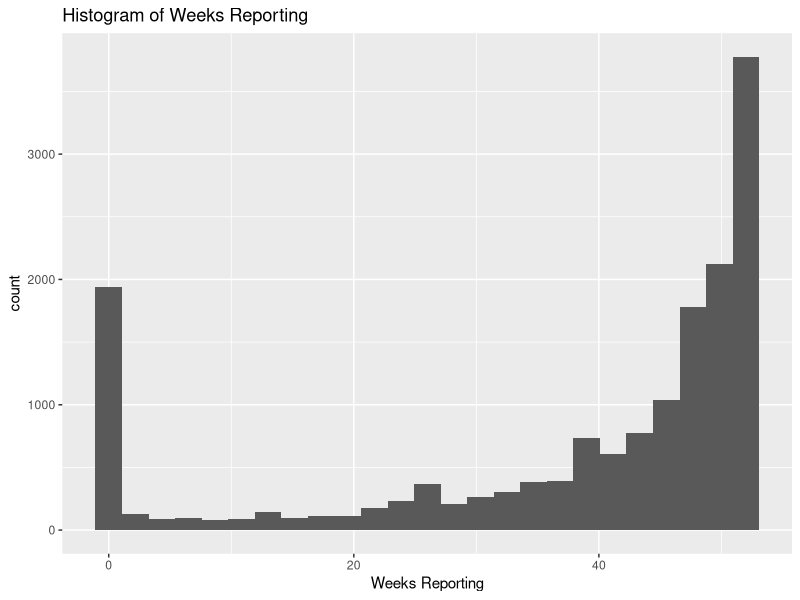
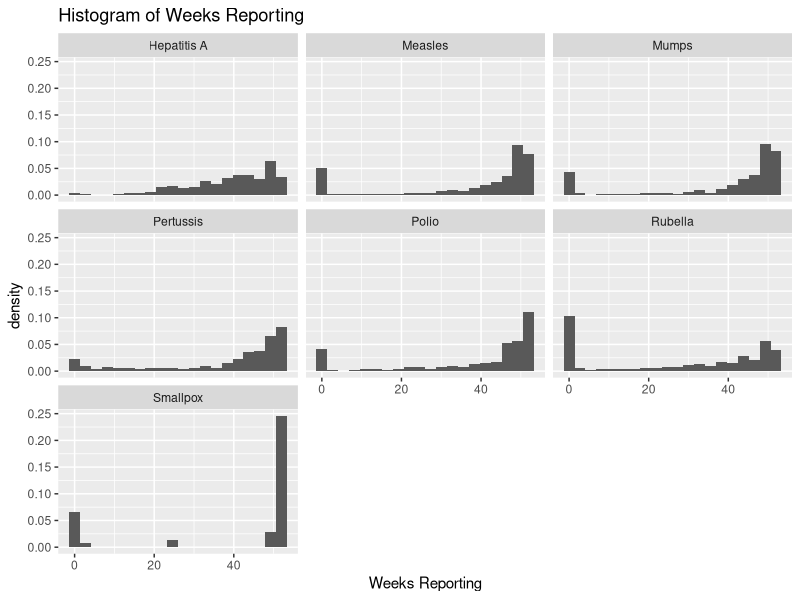
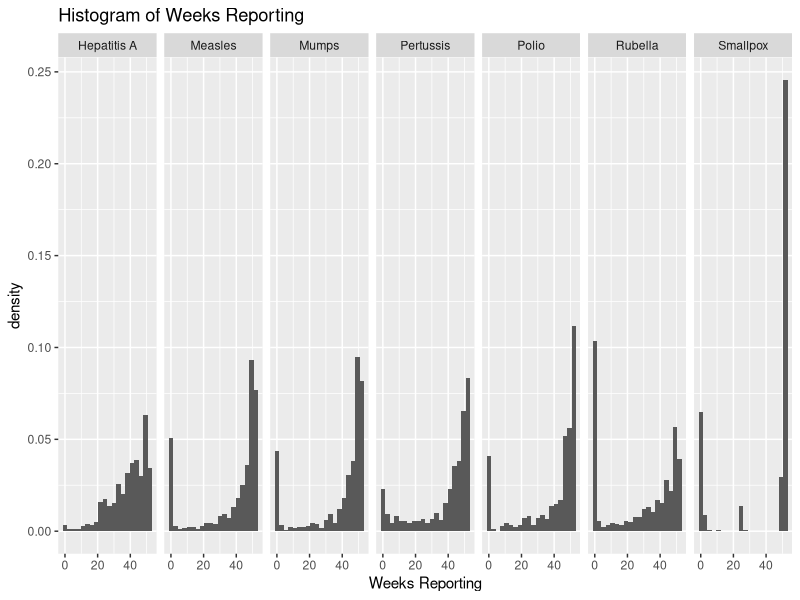
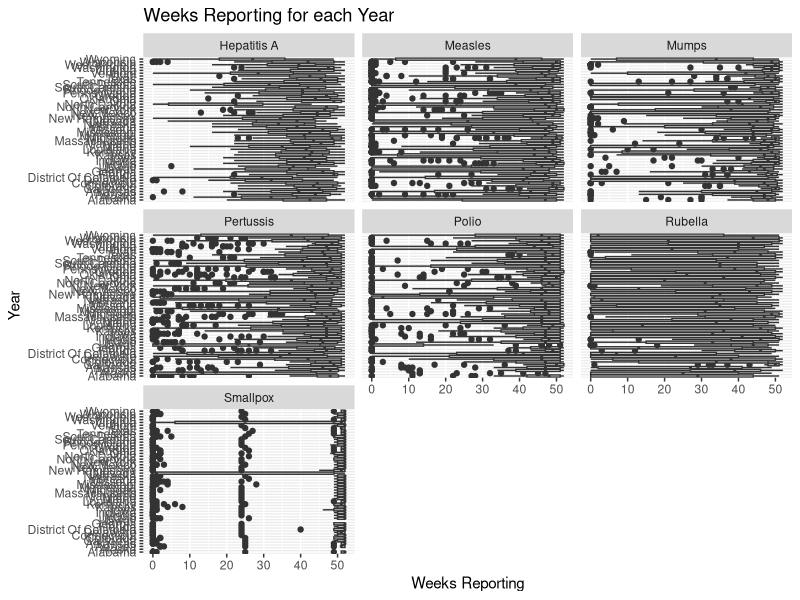
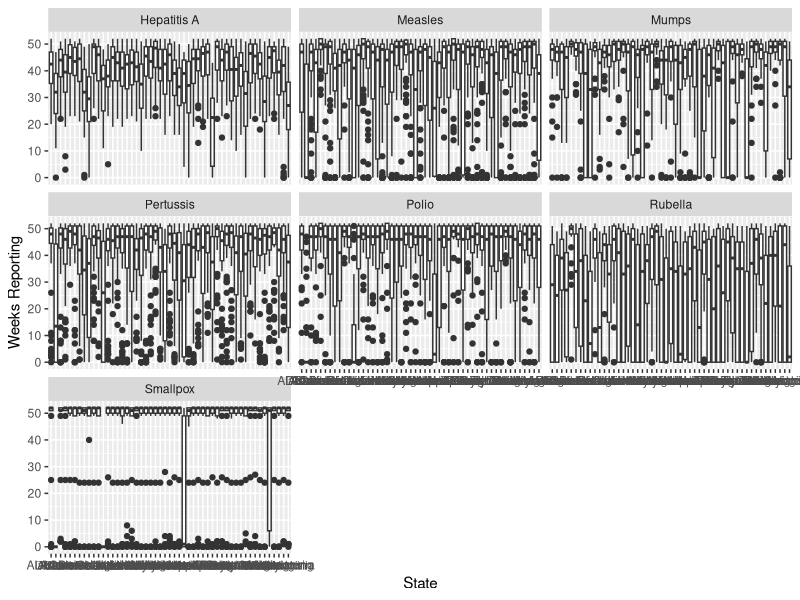
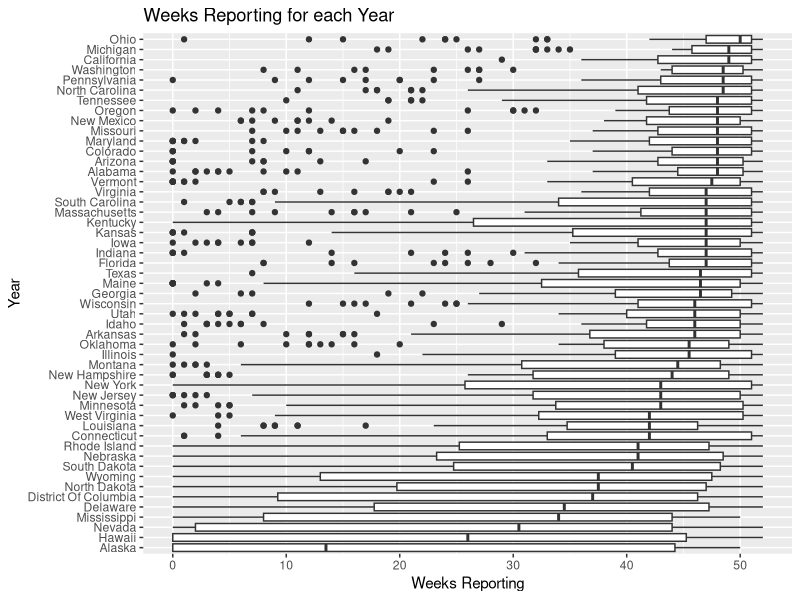
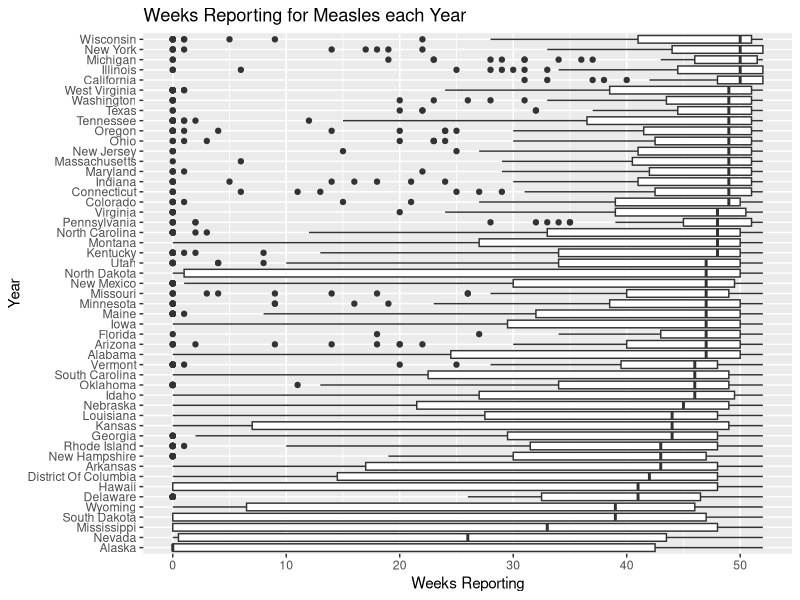
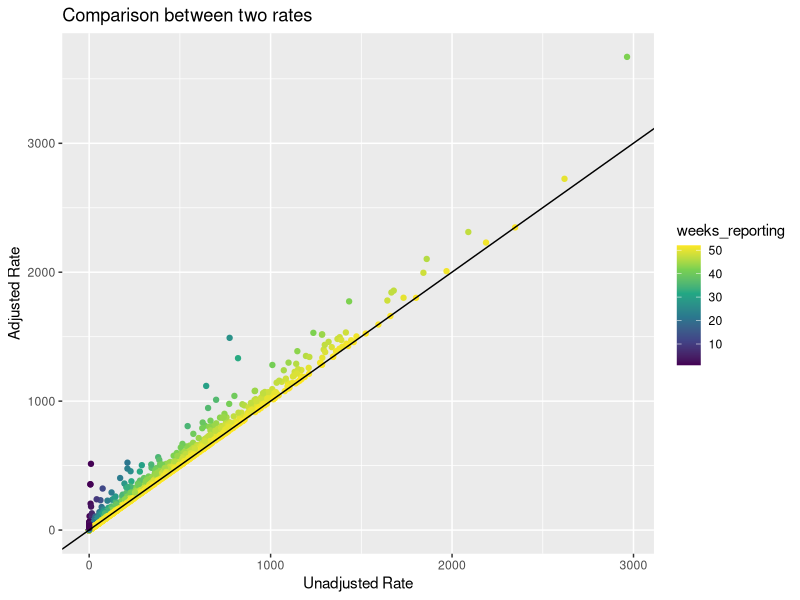

Generate these figures, in order, with R: (Note: this script raises an error after producing the figures.)
## ---- chunk 1
knitr::opts_chunk$set(echo = TRUE)
## ---- chunk 2
# loading the needed libraries
library(dslabs)
library(tidyverse)
library(ggplot2)
## ---- chunk 3
data(us_contagious_diseases)
## ---- chunk 4

 # us_contagious_diseases %>%
 #   ggplot(aes(x = weeks_reporting)) +
 #   geom_histogram(bins = 20) +
 #   xlab("Weeks Reporting") +
 #   ggtitle("Histogram of Weeks Reporting")

 us_contagious_diseases %>%
   ggplot(aes(x = weeks_reporting)) +
   geom_histogram(bins = 25) +
   xlab("Weeks Reporting") +
   ggtitle("Histogram of Weeks Reporting")

## ---- chunk 5

us_contagious_diseases %>%
  ggplot(aes(x = weeks_reporting, y = ..density..)) +
  geom_histogram(bins = 20) +
  facet_wrap(~disease) +
  xlab("Weeks Reporting") +
  ggtitle("Histogram of Weeks Reporting")
## ---- chunk 6
us_contagious_diseases %>%
  ggplot(aes(x = weeks_reporting, y = ..density..)) +
  geom_histogram(bins = 20) +
  facet_grid(~disease) +
  xlab("Weeks Reporting") +
  ggtitle("Histogram of Weeks Reporting")
## ---- chunk 7

us_contagious_diseases %>%
  ggplot(aes(x = state, y = weeks_reporting, group = state)) +
  geom_boxplot() +
  facet_wrap(~disease) +
  xlab("Year") + ylab("Weeks Reporting") +
  coord_flip() +
  ggtitle("Weeks Reporting for each Year")
## ---- chunk 8
us_contagious_diseases %>%
  ggplot(aes(x = state, y = weeks_reporting, group = state)) +
  geom_boxplot() +
  facet_wrap(~disease) +
  xlab("State") + ylab("Weeks Reporting") #+
  #ggtitle("Weeks Reporting for each Year")
## ---- chunk 9
us_contagious_diseases %>%
  filter(disease == "Pertussis") %>%
  ggplot(aes(x = reorder(state, weeks_reporting, median),
             y = weeks_reporting, group = state)) +
  geom_boxplot() +
  xlab("Year") + ylab("Weeks Reporting") +
  coord_flip() +
  ggtitle("Weeks Reporting for each Year")
## ---- chunk 10
us_contagious_diseases %>%
  filter(disease == "Measles") %>%
  ggplot(aes(x = reorder(state, weeks_reporting, median),
             y = weeks_reporting, group = state)) +
  geom_boxplot() +
  xlab("Year") + ylab("Weeks Reporting") +
  coord_flip() +
  ggtitle("Weeks Reporting for Measles each Year")

## ---- chunk 11
disease_subset <- us_contagious_diseases %>%
  filter(state != "Alaska", state != "Hawaii",
         weeks_reporting > 0)
## ---- chunk 12
nc_subset <- us_contagious_diseases %>%
  filter(state == "North Carolina", weeks_reporting > 0)

## ---- chunk 13
disease_subset <- disease_subset %>%
  mutate(raw_rate = count / population * 100000)
## ---- chunk 14
nc_subset <- nc_subset %>%
  mutate(raw_rate = count / population * 100000)

## ---- chunk 15
disease_subset <- disease_subset %>%
  mutate(rate = 52 * (count / weeks_reporting) / population * 1e5)
## ---- chunk 16
nc_subset <- nc_subset %>%
  mutate(rate = 52 * (count / weeks_reporting) / population * 1e5)

## ---- chunk 17
disease_subset %>%
  ggplot(aes(x = raw_rate, y = rate, color = weeks_reporting)) +
  geom_point() +
  scale_color_viridis_c() +
  geom_abline(slope = 1, intercept = 1) +
  xlab("Unadjusted Rate") + ylab("Adjusted Rate") +
  ggtitle("Comparison between two rates")
## ---- chunk 18

nc_subset %>%
  ggplot(aes(x = raw_rate, y = rate, color = weeks_reporting)) +
  geom_point() +
  scale_color_viridis_c() +
  geom_abline(slope = 1, intercept = 1) +
  xlab("Unadjusted Rate") + ylab("Adjusted Rate") +
  ggtitle("Comparison between two rates")


## ---- chunk 19
us_avg <- disease_subset %>%
  group_by(disease, year) %>%
  summarize(us_rate = sum(count / weeks_reporting * 52) / sum(population) * 1e5)
head(us_avg)
## ---- chunk 20

nc_avg <- nc_subset %>%
  group_by(disease, year) %>%
  summarize(nc_rate = sum(count / weeks_reporting * 52) / sum(population) * 1e5)
head(nc_rate)

## ---- chunk 21
us_avg %>%
  ggplot(aes(x = year, y = us_rate, color = disease)) +
  geom_line() +
  xlab("Year") + ylab("Rate per 100,000") +
  ggtitle("US rate for various infectious diseases")
## ---- chunk 22
nc_avg %>%
  ggplot(aes(x = year, y = nc_rate, color = disease)) +
  geom_line() +
  xlab("Year") + ylab("Rate per 100,000") +
  ggtitle("NC rate for various infectious diseases")

## ---- chunk 23
sessionInfo()
